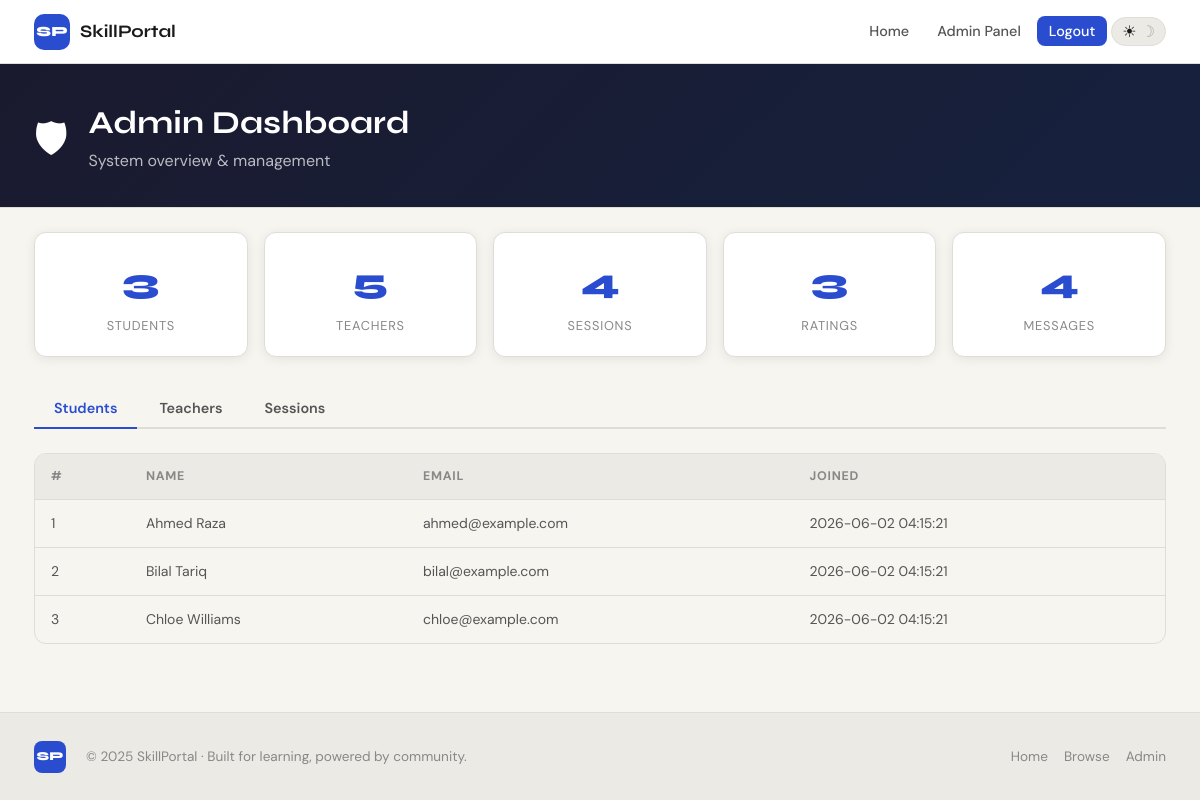
The app's page /admin/dashboard (signed in) with its own data.
### tables this page shows
CREATE TABLE students (
    id          INTEGER PRIMARY KEY AUTOINCREMENT,
    full_name   TEXT    NOT NULL,
    email       TEXT    NOT NULL UNIQUE,
    password    TEXT    NOT NULL,
    profile_pic TEXT    DEFAULT 'default.png',
    created_at  TEXT    DEFAULT (datetime('now'))
);

### app.py (the view)
@app.route('/admin/dashboard')
@admin_required
def admin_dashboard():
    students     = query_db("SELECT * FROM students ORDER BY id")
    teachers_all = query_db("SELECT * FROM teachers ORDER BY id")
    all_sessions = query_db(
        """SELECT s.*, st.full_name AS student_name, t.full_name AS teacher_name
           FROM sessions s
           JOIN students st ON s.student_id = st.id
           JOIN teachers t  ON s.teacher_id = t.id
           ORDER BY s.created_at DESC"""
    )
    stats = {
        'students': len(students),
        'teachers': len(teachers_all),
        'sessions': len(all_sessions),
        'ratings' : query_db("SELECT COUNT(*) AS c FROM ratings", one=True)['c'],
        'messages': query_db("SELECT COUNT(*) AS c FROM messages", one=True)['c'],
    }
    return render_template('admin_dashboard.html',
                           students=students,
                           teachers=teachers_all,
                           all_sessions=all_sessions,
                           stats=stats)

### app.py (called while the page is built)
def get_db():
    if 'db' not in g:
        g.db = sqlite3.connect(DATABASE)
        g.db.row_factory = sqlite3.Row
        g.db.execute("PRAGMA foreign_keys = ON")
    return g.db

def query_db(sql, args=(), one=False):
    cur = get_db().execute(sql, args)
    rv  = cur.fetchall()
    return (rv[0] if rv else None) if one else rv

def admin_required(f):
    @wraps(f)
    def decorated(*args, **kwargs):
        if not session.get('admin'):
            flash('Admin access required.', 'danger')
            return redirect(url_for('admin_login'))
        return f(*args, **kwargs)
    return decorated

@app.context_processor
def inject_globals():
    return dict(session=session, avg_rating=avg_rating)

### templates/admin_dashboard.html (shortened to what this page needs)
{% extends "layout.html" %}
{% block content %}
<section class="page-hero mini admin-hero">
  <div class="container">
    <div class="page-hero-inner">
      <span class="admin-shield">🛡</span>
      <div>
        <h1>Admin Dashboard</h1>
        <p>System overview &amp; management</p>
      </div>
    </div>
  </div>
</section>
<div class="container">
  <div class="stats-row admin-stats">
    <div class="stat-pill">
      <span class="sp-val">{{ stats.students }}</span>
      <span class="sp-label">Students</span>
    </div>
    <div class="stat-pill">
      <span class="sp-val">{{ stats.teachers }}</span>
      <span class="sp-label">Teachers</span>
    </div>
    <div class="stat-pill">
      <span class="sp-val">{{ stats.sessions }}</span>
      <span class="sp-label">Sessions</span>
    </div>
    <div class="stat-pill">
      <span class="sp-val">{{ stats.ratings }}</span>
      <span class="sp-label">Ratings</span>
    </div>
    <div class="stat-pill">
      <span class="sp-val">{{ stats.messages }}</span>
      <span class="sp-label">Messages</span>
    </div>
  </div>
  <div class="admin-tabs">
    <button class="tab-btn active" data-tab="students">Students</button>
    <button class="tab-btn" data-tab="teachers">Teachers</button>
    <button class="tab-btn" data-tab="sessions">Sessions</button>
  </div>
  <div class="tab-pane active" id="tab-students">
    <div class="table-wrap">
      <table class="data-table">
        <thead>
          <tr>
            <th>#</th><th>Name</th><th>Email</th><th>Joined</th>
          </tr>
        </thead>
        <tbody>
          {% for s in students %}
          <tr>
            <td>{{ s.id }}</td>
            <td>{{ s.full_name }}</td>
            <td>{{ s.email }}</td>
            <td>{{ s.created_at }}</td>
          </tr>
          {% endfor %}
        </tbody>
      </table>
    </div>
  </div>
</div>
{% endblock %}

### templates/layout.html (shortened to what this page needs)
<!DOCTYPE html>
<html lang="en" data-theme="light">
<head>
  <link rel="stylesheet" href="{{ url_for('static', filename='style.css') }}" />
</head>
<body>
<nav class="navbar">
  <div class="nav-container">
    <a href="{{ url_for('index') }}" class="nav-logo">
      <span class="logo-mark">SP</span>
      <span class="logo-text">SkillPortal</span>
    </a>
    <ul class="nav-links" id="navLinks">
      <li><a href="{{ url_for('index') }}">Home</a></li>
      {% if session.get('user_id') and not session.get('admin') %}
        <li><a href="{{ url_for('teachers') }}">Browse</a></li>
        <li><a href="{{ url_for('messages') }}">Messages</a></li>
        {% if session.get('role') == 'teacher' %}
          <li><a href="{{ url_for('teacher_dashboard') }}">Dashboard</a></li>
        {% else %}
          <li><a href="{{ url_for('dashboard') }}">Dashboard</a></li>
        {% endif %}
        <li><a href="{{ url_for('profile') }}">Profile</a></li>
        <li><a href="{{ url_for('logout') }}" class="btn-nav">Logout</a></li>
      {% elif session.get('admin') %}
        <li><a href="{{ url_for('admin_dashboard') }}">Admin Panel</a></li>
        <li><a href="{{ url_for('admin_logout') }}" class="btn-nav">Logout</a></li>
      {% else %}
        <li><a href="{{ url_for('teachers') }}">Browse</a></li>
        <li><a href="{{ url_for('login') }}">Login</a></li>
        <li><a href="{{ url_for('register') }}" class="btn-nav">Sign Up</a></li>
      {% endif %}
      <li>
        <button class="theme-toggle" id="themeToggle" title="Toggle dark mode">
          <span class="sun">☀</span><span class="moon">☽</span>
        </button>
      </li>
    </ul>
  </div>
</nav>
<main class="main-content">
  {% block content %}{% endblock %}
</main>
<footer class="footer">
  <div class="footer-inner">
    <span class="footer-logo">SP</span>
    <p>© 2025 SkillPortal · Built for learning, powered by community.</p>
    <div class="footer-links">
      <a href="{{ url_for('index') }}">Home</a>
      <a href="{{ url_for('teachers') }}">Browse</a>
      <a href="{{ url_for('admin_login') }}">Admin</a>
    </div>
  </div>
</footer>
</body>
</html>

### records on screen
students: id "1", full_name "Ahmed Raza", email "ahmed@example.com", created_at "2026-06-02 04:15:21"
students: id "2", full_name "Bilal Tariq", email "bilal@example.com", created_at "2026-06-02 04:15:21"
students: id "3", full_name "Chloe Williams", email "chloe@example.com", created_at "2026-06-02 04:15:21"

### other values on screen
{{ stats.students }} "3"
{{ stats.teachers }} "5"
{{ stats.sessions }} "4"
{{ stats.ratings }} "3"
{{ stats.messages }} "4"
